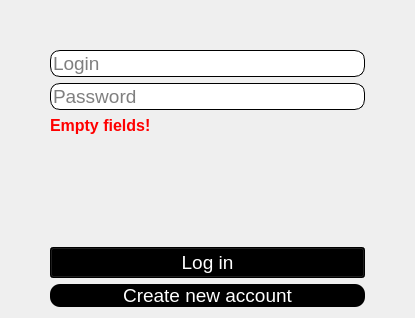
      <widget class="QWidget" name="authorizationPage">
       <property name="sizePolicy">
        <sizepolicy hsizetype="Preferred" vsizetype="Preferred">
         <horstretch>0</horstretch>
         <verstretch>0</verstretch>
        </sizepolicy>
       </property>
       <property name="minimumSize">
        <size>
         <width>415</width>
         <height>241</height>
        </size>
       </property>
       <layout class="QFormLayout" name="formLayout_2">
        <property name="leftMargin">
         <number>50</number>
        </property>
        <property name="topMargin">
         <number>50</number>
        </property>
        <property name="rightMargin">
         <number>50</number>
        </property>
        <item row="0" column="0" colspan="2">
         <widget class="QLineEdit" name="loginEditField">
          <property name="font">
           <font>
            <family>Segoe UI</family>
            <pointsize>14</pointsize>
           </font>
          </property>
          <property name="styleSheet">
           <string notr="true">#loginEditField{
background-color: white; 
border-style: outset;
border-width: 1px;
border-radius: 10px;
}</string>
          </property>
          <property name="inputMask">
           <string/>
          </property>
          <property name="text">
           <string/>
          </property>
          <property name="placeholderText">
           <string>Login</string>
          </property>
         </widget>
        </item>
        <item row="1" column="0" colspan="2">
         <widget class="QLineEdit" name="passwordEditField">
          <property name="font">
           <font>
            <family>Segoe UI</family>
            <pointsize>14</pointsize>
           </font>
          </property>
          <property name="autoFillBackground">
           <bool>false</bool>
          </property>
          <property name="styleSheet">
           <string notr="true">#passwordEditField{
background-color: white; 
border-style: outset;
border-width: 1px;
border-radius: 10px;
}</string>
          </property>
          <property name="inputMask">
           <string/>
          </property>
          <property name="text">
           <string/>
          </property>
          <property name="maxLength">
           <number>32767</number>
          </property>
          <property name="frame">
           <bool>true</bool>
          </property>
          <property name="echoMode">
           <enum>QLineEdit::Normal</enum>
          </property>
          <property name="readOnly">
           <bool>false</bool>
          </property>
          <property name="placeholderText">
           <string>Password</string>
          </property>
         </widget>
        </item>
        <item row="2" column="0">
         <widget class="QLabel" name="notificationLabel">
          <property name="enabled">
           <bool>true</bool>
          </property>
          <property name="font">
           <font>
            <family>Segoe UI</family>
            <pointsize>12</pointsize>
            <weight>75</weight>
            <bold>true</bold>
           </font>
          </property>
          <property name="layoutDirection">
           <enum>Qt::LeftToRight</enum>
          </property>
          <property name="autoFillBackground">
           <bool>false</bool>
          </property>
          <property name="styleSheet">
           <string notr="true">#notificationLabel{
	text-align: center;
	color: red;
}</string>
          </property>
          <property name="text">
           <string>Empty fields!</string>
          </property>
         </widget>
        </item>
        <item row="7" column="0" colspan="2">
         <spacer name="verticalSpacer">
          <property name="orientation">
           <enum>Qt::Vertical</enum>
          </property>
          <property name="sizeType">
           <enum>QSizePolicy::Expanding</enum>
          </property>
          <property name="sizeHint" stdset="0">
           <size>
            <width>20</width>
            <height>100</height>
           </size>
          </property>
         </spacer>
        </item>
        <item row="8" column="0" colspan="2">
         <widget class="QPushButton" name="loginButton">
          <property name="palette">
           <palette>
            <active>
             <colorrole role="WindowText">
              <brush brushstyle="SolidPattern">
               <color alpha="255">
                <red>255</red>
                <green>255</green>
                <blue>255</blue>
               </color>
              </brush>
             </colorrole>
             <colorrole role="Button">
              <brush brushstyle="SolidPattern">
               <color alpha="255">
                <red>0</red>
                <green>0</green>
                <blue>0</blue>
               </color>
              </brush>
             </colorrole>
             <colorrole role="Text">
              <brush brushstyle="SolidPattern">
               <color alpha="255">
                <red>255</red>
                <green>255</green>
                <blue>255</blue>
               </color>
              </brush>
             </colorrole>
             <colorrole role="ButtonText">
              <brush brushstyle="SolidPattern">
               <color alpha="255">
                <red>255</red>
                <green>255</green>
                <blue>255</blue>
               </color>
              </brush>
             </colorrole>
             <colorrole role="Base">
              <brush brushstyle="SolidPattern">
               <color alpha="255">
                <red>0</red>
                <green>0</green>
                <blue>0</blue>
               </color>
              </brush>
             </colorrole>
             <colorrole role="Window">
              <brush brushstyle="SolidPattern">
               <color alpha="255">
                <red>0</red>
                <green>0</green>
                <blue>0</blue>
               </color>
              </brush>
             </colorrole>
             <colorrole role="PlaceholderText">
              <brush brushstyle="SolidPattern">
               <color alpha="128">
                <red>0</red>
                <green>170</green>
                <blue>127</blue>
               </color>
              </brush>
             </colorrole>
            </active>
            <inactive>
             <colorrole role="WindowText">
              <brush brushstyle="SolidPattern">
               <color alpha="255">
                <red>255</red>
                <green>255</green>
                <blue>255</blue>
               </color>
              </brush>
             </colorrole>
             <colorrole role="Button">
              <brush brushstyle="SolidPattern">
               <color alpha="255">
                <red>0</red>
                <green>0</green>
                <blue>0</blue>
               </color>
              </brush>
             </colorrole>
             <colorrole role="Text">
              <brush brushstyle="SolidPattern">
               <color alpha="255">
                <red>255</red>
                <green>255</green>
                <blue>255</blue>
               </color>
              </brush>
             </colorrole>
             <colorrole role="ButtonText">
              <brush brushstyle="SolidPattern">
               <color alpha="255">
                <red>255</red>
                <green>255</green>
                <blue>255</blue>
               </color>
              </brush>
             </colorrole>
             <colorrole role="Base">
              <brush brushstyle="SolidPattern">
               <color alpha="255">
                <red>0</red>
                <green>0</green>
                <blue>0</blue>
               </color>
              </brush>
             </colorrole>
             <colorrole role="Window">
              <brush brushstyle="SolidPattern">
               <color alpha="255">
                <red>0</red>
                <green>0</green>
                <blue>0</blue>
               </color>
              </brush>
             </colorrole>
             <colorrole role="PlaceholderText">
              <brush brushstyle="SolidPattern">
               <color alpha="128">
                <red>0</red>
                <green>170</green>
                <blue>127</blue>
               </color>
              </brush>
             </colorrole>
            </inactive>
            <disabled>
             <colorrole role="WindowText">
              <brush brushstyle="SolidPattern">
               <color alpha="255">
                <red>255</red>
                <green>255</green>
                <blue>255</blue>
               </color>
              </brush>
             </colorrole>
             <colorrole role="Button">
              <brush brushstyle="SolidPattern">
               <color alpha="255">
                <red>0</red>
                <green>0</green>
                <blue>0</blue>
               </color>
              </brush>
             </colorrole>
             <colorrole role="Text">
              <brush brushstyle="SolidPattern">
               <color alpha="255">
                <red>255</red>
                <green>255</green>
                <blue>255</blue>
               </color>
              </brush>
             </colorrole>
             <colorrole role="ButtonText">
              <brush brushstyle="SolidPattern">
               <color alpha="255">
                <red>255</red>
                <green>255</green>
                <blue>255</blue>
               </color>
              </brush>
             </colorrole>
             <colorrole role="Base">
              <brush brushstyle="SolidPattern">
               <color alpha="255">
                <red>0</red>
                <green>0</green>
                <blue>0</blue>
               </color>
              </brush>
             </colorrole>
             <colorrole role="Window">
              <brush brushstyle="SolidPattern">
               <color alpha="255">
                <red>0</red>
                <green>0</green>
                <blue>0</blue>
               </color>
              </brush>
             </colorrole>
             <colorrole role="PlaceholderText">
              <brush brushstyle="SolidPattern">
               <color alpha="128">
                <red>0</red>
                <green>0</green>
                <blue>0</blue>
               </color>
              </brush>
             </colorrole>
            </disabled>
           </palette>
          </property>
          <property name="font">
           <font>
            <family>Segoe UI</family>
            <pointsize>14</pointsize>
           </font>
          </property>
          <property name="autoFillBackground">
           <bool>false</bool>
          </property>
          <property name="styleSheet">
           <string notr="true">#loginButton {
background-color: black;
border-color: yellow;
color: white;
border-radius: 10px;
}

#loginButton:hover{
background-color: white;
color: black;
OpacityAnimator on opacity{
        from: 0;
        to: 1;
        duration: 1000
    }
}</string>
          </property>
          <property name="text">
           <string>Log in</string>
          </property>
          <property name="autoDefault">
           <bool>false</bool>
          </property>
         </widget>
        </item>
        <item row="9" column="0" colspan="2">
         <widget class="QPushButton" name="createAccountButton">
          <property name="font">
           <font>
            <family>Segoe UI</family>
            <pointsize>14</pointsize>
           </font>
          </property>
          <property name="focusPolicy">
           <enum>Qt::ClickFocus</enum>
          </property>
          <property name="autoFillBackground">
           <bool>false</bool>
          </property>
          <property name="styleSheet">
           <string notr="true">#createAccountButton {
background-color: black;
border-color: yellow;
color: white;
border-radius: 10px;
}

#createAccountButton:hover{
background-color: white;
color: black;
}</string>
          </property>
          <property name="text">
           <string>Create new account</string>
          </property>
         </widget>
        </item>
       </layout>
      </widget>
